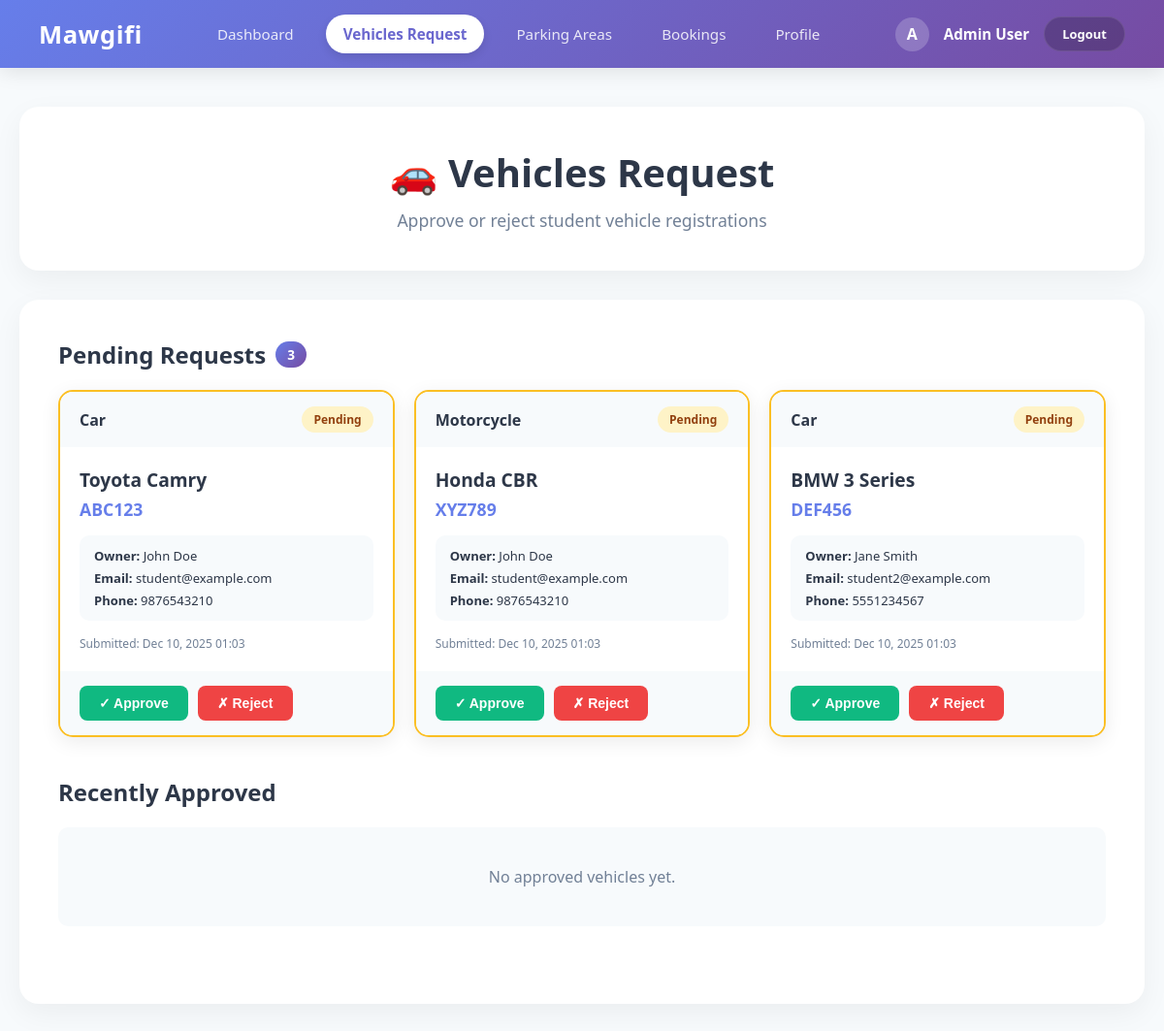
/Moudel1/Stafe.php?view=requests (signed in), run on the app's committed database.
### tables this page shows
CREATE TABLE Vehicle (
    vehicle_id INT AUTO_INCREMENT PRIMARY KEY,
    user_id INT NOT NULL,
    vehicle_type VARCHAR(50),
    vehicle_model VARCHAR(100),
    license_plate VARCHAR(20) NOT NULL,
    grant_document VARCHAR(255),
    created_at TIMESTAMP DEFAULT CURRENT_TIMESTAMP,
    approved_by INT,
    Approved_date DATETIME,
    status ENUM('pending', 'approved', 'rejected') DEFAULT 'pending',
    FOREIGN KEY (user_id) REFERENCES User(user_id) ON DELETE CASCADE ON UPDATE CASCADE
);

CREATE TABLE `User` (
    user_id INT AUTO_INCREMENT PRIMARY KEY,
    UserName VARCHAR(100) NOT NULL,
    Email VARCHAR(150) NOT NULL,
    PhoneNumber VARCHAR(20),
    UserType ENUM('admin', 'user', 'staff') DEFAULT 'user',
    created_at TIMESTAMP DEFAULT CURRENT_TIMESTAMP,
    updated_at TIMESTAMP DEFAULT CURRENT_TIMESTAMP ON UPDATE CURRENT_TIMESTAMP,
    password VARCHAR(255) NOT NULL,
    Address TEXT
);

### Moudel1/Stafe.php (the view, shortened to what this page needs)
<?php
$username = $_SESSION['username'] ?? 'User';
$current_view = isset($_GET['view']) ? $_GET['view'] : 'dashboard';
$conn = getDBConnection();
$pending_vehicles = [];
$stmt = $conn->prepare("
    SELECT v.vehicle_id, v.vehicle_type, v.vehicle_model, v.license_plate, v.created_at,
           u.UserName, u.Email, u.PhoneNumber
    FROM Vehicle v
    JOIN User u ON v.user_id = u.user_id
    WHERE v.status = 'pending' AND u.UserType = 'user'
    ORDER BY v.created_at ASC
");
$stmt->execute();
$result = $stmt->get_result();
while ($row = $result->fetch_assoc()) {
    $pending_vehicles[] = $row;
}
$approved_vehicles = [];
$total_pending = count($pending_vehicles);
$total_approved = count($approved_vehicles);
$stmt = $conn->prepare("SELECT COUNT(*) as count FROM Vehicle v JOIN User u ON v.user_id = u.user_id WHERE v.status = 'rejected' AND u.UserType = 'user'");
$stmt->execute();
$result = $stmt->get_result();
$row = $result->fetch_assoc();
$rejected_count = $row['count'];
?>
<!DOCTYPE html>
<html lang="en">
<head>
    <link rel="stylesheet" href="Stafe.css?v=<?php echo time(); ?>">
</head>
<body>
    <nav class="navbar">
        <div class="brand">Mawgifi</div>
        <div class="nav-links">
            <a href="Stafe.php?view=dashboard" <?php echo $current_view === 'dashboard' ? 'class="active"' : ''; ?>>Dashboard</a>
            <a href="Stafe.php?view=requests" <?php echo $current_view === 'requests' ? 'class="active"' : ''; ?>>Vehicles Request</a>
            <a href="../modules/parking/index.php">Parking Areas</a>
            <a href="../modules/booking/index.php">Bookings</a>
            <a href="Stafe.php?view=profile" <?php echo $current_view === 'profile' ? 'class="active"' : ''; ?>>Profile</a>
        </div>
        <div class="user-profile">
            <div class="avatar-circle"><?php echo strtoupper(substr($username, 0, 1)); ?></div>
            <span class="user-name"><?php echo htmlspecialchars($username); ?></span>
            <a href="../logout.php" class="logout-btn">Logout</a>
        </div>
    </nav>
    <div class="container">
        <?php if ($current_view === 'dashboard'): ?>
        <div class="dashboard-welcome">
            <h2>Welcome Back, <?php echo htmlspecialchars($username); ?>!</h2>
            <p>Manage student vehicle requests and parking operations</p>
        </div>
        <div class="modules-grid">
            <a href="Stafe.php?view=requests" class="module-card m1">
                <div class="module-icon">🚗</div>
                <h3>Vehicle Requests</h3>
                <p>Review and approve student vehicle registrations.</p>
            </a>
            <a href="../modules/parking/index.php" class="module-card m2">
                <div class="module-icon">🅿️</div>
                <h3>Parking Areas</h3>
                <p>Manage parking zones and monitor space availability.</p>
            </a>
            <a href="../modules/booking/index.php" class="module-card m3">
                <div class="module-icon">📋</div>
                <h3>Bookings</h3>
                <p>Oversee parking reservations and manage bookings.</p>
            </a>
        </div>
        <div class="stats-section">
            <div class="stat-card">
                <div class="stat-number"><?php echo $total_pending; ?></div>
                <div class="stat-label">Pending Requests</div>
            </div>
            <div class="stat-card">
                <div class="stat-number"><?php echo $total_approved; ?></div>
                <div class="stat-label">Approved Vehicles</div>
            </div>
            <div class="stat-card">
                <div class="stat-number"><?php echo $rejected_count; ?></div>
                <div class="stat-label">Rejected Requests</div>
            </div>
        </div>
        <?php else: ?>
        <div class="module-header">
            <h1>🚗 Vehicles Request</h1>
            <p>Approve or reject student vehicle registrations</p>
        </div>
        <div class="content-area">
            <div class="section">
                <h2>Pending Requests <span class="badge"><?php echo count($pending_vehicles); ?></span></h2>
                <?php if (empty($pending_vehicles)): ?>
                    <div class="no-data">
                        <p>No pending vehicle requests.</p>
                    </div>
                <?php else: ?>
                    <div class="cards-grid">
                        <?php foreach ($pending_vehicles as $vehicle): ?>
                            <div class="vehicle-card pending">
                                <div class="card-header">
                                    <span class="vehicle-type"><?php echo htmlspecialchars($vehicle['vehicle_type']); ?></span>
                                    <span class="status-badge status-pending">Pending</span>
                                </div>
                                <div class="card-body">
                                    <h3><?php echo htmlspecialchars($vehicle['vehicle_model']); ?></h3>
                                    <p class="license-plate"><?php echo htmlspecialchars($vehicle['license_plate']); ?></p>
                                    <div class="owner-info">
                                        <p><strong>Owner:</strong> <?php echo htmlspecialchars($vehicle['UserName']); ?></p>
                                        <p><strong>Email:</strong> <?php echo htmlspecialchars($vehicle['Email']); ?></p>
                                        <?php if ($vehicle['PhoneNumber']): ?>
                                            <p><strong>Phone:</strong> <?php echo htmlspecialchars($vehicle['PhoneNumber']); ?></p>
                                        <?php endif; ?>
                                    </div>
                                    <p class="date">Submitted: <?php echo date('M d, Y H:i', strtotime($vehicle['created_at'])); ?></p>
                                </div>
                                <div class="card-actions">
                                    <form method="POST" action="" style="display: inline;">
                                        <button type="submit" name="approve_vehicle" class="btn btn-approve">✓ Approve</button>
                                    </form>
                                    <form method="POST" action="" style="display: inline;" onsubmit="return confirm('Are you sure you want to reject this vehicle?');">
                                        <button type="submit" name="reject_vehicle" class="btn btn-reject">✗ Reject</button>
                                    </form>
                                </div>
                            </div>
                        <?php endforeach; ?>
                    </div>
                <?php endif; ?>
            </div>
            <div class="section">
                <h2>Recently Approved</h2>
                <?php if (empty($approved_vehicles)): ?>
                    <div class="no-data">
                        <p>No approved vehicles yet.</p>
                    </div>
                <?php endif; ?>
            </div>
        </div>
        <?php endif; ?>
    </div>
</body>
</html>

### Moudel1/Stafe.css (style rules this page uses)
:root { --primary-grad: linear-gradient(135deg, #667eea 0%, #764ba2 100%); --text-dark: #2d3748; --text-light: #718096; --bg-light: #f7fafc; }
* { margin: 0; padding: 0; box-sizing: border-box; }
body { font-family: 'Segoe UI', system-ui, sans-serif; background: var(--bg-light); color: var(--text-dark); }
.navbar { background: var(--primary-grad); color: white; padding: 15px 40px; display: flex; justify-content: space-between; align-items: center; box-shadow: 0 4px 20px rgba(0, 0, 0, 0.1); }
.navbar .brand { font-size: 1.6rem; font-weight: 800; letter-spacing: 0.5px; }
.nav-links { display: flex; gap: 15px; }
.nav-links a { color: rgba(255, 255, 255, 0.85); text-decoration: none; font-weight: 500; padding: 10px 18px; border-radius: 50px; transition: all 0.3s ease; font-size: 0.95rem; }
.nav-links a.active { background: white; color: #6a67ce; font-weight: 700; box-shadow: 0 4px 10px rgba(0, 0, 0, 0.1); }
.user-profile { display: flex; align-items: center; gap: 15px; }
.user-name { font-weight: 600; font-size: 0.95rem; }
.avatar-circle { width: 35px; height: 35px; background: rgba(255, 255, 255, 0.2); border-radius: 50%; display: flex; align-items: center; justify-content: center; font-weight: bold; }
.logout-btn { background: rgba(0, 0, 0, 0.2); color: white; border: 1px solid rgba(255, 255, 255, 0.1); padding: 8px 18px; border-radius: 20px; cursor: pointer; text-decoration: none; font-size: 13px; font-weight: 600; transition: all 0.3s; }
.container { max-width: 1200px; margin: 40px auto; padding: 0 20px; }
.module-header { background: white; padding: 40px; border-radius: 20px; box-shadow: 0 10px 30px rgba(0, 0, 0, 0.05); text-align: center; }
.module-header h1 { font-size: 2.5rem; margin-bottom: 10px; color: var(--text-dark); }
.module-header p { color: var(--text-light); font-size: 1.1rem; }
.content-area { margin-top: 30px; background: white; padding: 40px; border-radius: 20px; box-shadow: 0 10px 30px rgba(0, 0, 0, 0.05); }
.section { margin-bottom: 40px; }
.section h2 { font-size: 1.5rem; margin-bottom: 20px; color: var(--text-dark); display: flex; align-items: center; gap: 10px; }
.badge { background: var(--primary-grad); color: white; padding: 4px 12px; border-radius: 20px; font-size: 0.85rem; }
.cards-grid { display: grid; grid-template-columns: repeat(auto-fill, minmax(320px, 1fr)); gap: 20px; }
.vehicle-card { background: white; border-radius: 15px; box-shadow: 0 5px 20px rgba(0, 0, 0, 0.08); overflow: hidden; border: 2px solid #e2e8f0; transition: all 0.3s; }
.vehicle-card.pending { border-color: #fbbf24; }
.card-header { background: var(--bg-light); padding: 15px 20px; display: flex; justify-content: space-between; align-items: center; }
.vehicle-type { font-weight: 600; color: var(--text-dark); }
.status-badge { padding: 5px 12px; border-radius: 20px; font-size: 12px; font-weight: 600; }
.status-pending { background: #fef3c7; color: #92400e; }
.card-body { padding: 20px; }
.card-body h3 { font-size: 1.2rem; margin-bottom: 5px; color: var(--text-dark); }
.license-plate { font-size: 1.1rem; font-weight: 700; color: #667eea; margin-bottom: 15px; }
.owner-info { background: var(--bg-light); padding: 12px 15px; border-radius: 10px; margin-bottom: 15px; }
.owner-info p { font-size: 13px; color: var(--text-dark); margin-bottom: 5px; }
.owner-info p:last-child { margin-bottom: 0; }
.date { font-size: 12px; color: var(--text-light); }
.card-actions { padding: 15px 20px; background: var(--bg-light); display: flex; gap: 10px; }
.btn { padding: 10px 20px; border: none; border-radius: 8px; font-size: 14px; font-weight: 600; cursor: pointer; transition: all 0.3s; flex: 1; }
.btn-approve { background: #10b981; color: white; }
.btn-reject { background: #ef4444; color: white; }
.no-data { text-align: center; padding: 40px; color: var(--text-light); background: var(--bg-light); border-radius: 10px; }

### data on the page
vehicle: vehicle_type "Car", vehicle_model "Toyota Camry", license_plate "ABC123", user.UserName "John Doe", user.Email "student@example.com", user.PhoneNumber "9876543210", created_at "Dec 10, 2025 01:03"
vehicle: vehicle_type "Motorcycle", vehicle_model "Honda CBR", license_plate "XYZ789", user.UserName "John Doe", user.Email "student@example.com", user.PhoneNumber "9876543210", created_at "Dec 10, 2025 01:03"
vehicle: vehicle_type "Car", vehicle_model "BMW 3 Series", license_plate "DEF456", user.UserName "Jane Smith", user.Email "student2@example.com", user.PhoneNumber "5551234567", created_at "Dec 10, 2025 01:03"

### other printed values
substr($username, 0, 1) "A"
$username "Admin User"
count($pending_vehicles) "3"
